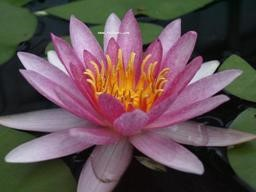
#> input picture exp4/flower.jpg, 256 x 192 px
$ python cv2calchist.py
#> lines starting #> are read from the running program, lines starting #| are printed output that depends on the picture
import cv2
import numpy as np
from matplotlib import pyplot as plt

'''
使用OpenCV 统计直方图函数cv2.calcHist统计一幅图像的直方图。该函数和它的参数如下：
cv2:calcHist(images; channels; mask; histSize; ranges[; hist[; accumulate]])
images: 原图像（图像格式为uint8 或float32）。当传入函数时应该用中括号[] 括起来，例如：[img]。
channels: 同样需要用中括号括起来，它会告诉函数我们要统计那幅图像的直方图。
        如果输入图像是灰度图，它的值就是[0]；如果是彩色图像的话，传入的参数可以是[0]，[1]，[2]，分别对应着通道B，G，R。
mask: 掩模图像。要统计整幅图像的直方图就把它设为None。但是如果只需统计图像某一部分的直方图，就需要制作一个掩模图像。
histSize:BIN 的数目。也应该用中括号括起来，例如：[32], [128], [256]。
ranges: 像素值范围，通常为[0，256]
'''
'''
img = cv2.imread('flower.jpg', 0)
#hist = cv2.calcHist([img], [0], None, [256], [0, 256])

#使用Numpy 统计直方图Numpy 中的函数np.histogram() 也可以帮我们统计直方图。可以尝试如下代码：
#hist, bins = np.histogram(img.ravel(), 256, [0, 256])

cv2.imshow('img', img)
#img.ravel() 将图像转成一维数组，这里没有中括号。
plt.hist(img.ravel(), 256, [0, 256])
plt.show()
cv2.waitKey(0)
cv2.destroyAllWindows()
'''

from matplotlib import pyplot as plt
img = cv2.imread('flower.jpg')
#> img is the input picture: shape (192, 256, 3); mean B, G, R 83.3, 80.9, 100.9
color = ('b','g','r')
# 对一个列表或数组既要遍历索引又要遍历元素时
# 使用内置enumerrate 函数会有更加直接，优美的做法
#enumerate 会将数组或列表组成一个索引序列。
# 使我们再获取索引和索引内容的时候更加方便
for i, col in enumerate(color):
    histr = cv2.calcHist([img], [i], None, [256], [0, 256])
    plt.plot(histr, color=col)
    plt.xlim([0, 256])
plt.show()
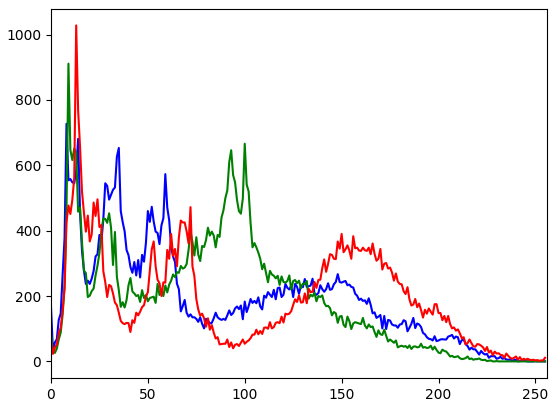
#> figure drawn by matplotlib, 1 panel; curve peaks at x = 8, y = 727; curve peaks at x = 9, y = 911; curve peaks at x = 13, y = 1028
